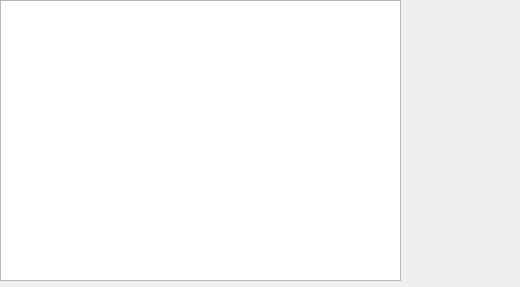
<?xml version="1.0" encoding="UTF-8"?>
<ui version="4.0">
 <class>TextlistDock</class>
 <widget class="QDockWidget" name="TextlistDock">
  <property name="geometry">
   <rect>
    <x>0</x>
    <y>0</y>
    <width>520</width>
    <height>287</height>
   </rect>
  </property>
  <property name="windowTitle">
   <string>Text</string>
  </property>
  <widget class="QWidget" name="dockWidgetContents">
   <widget class="QListView" name="listView">
    <property name="geometry">
     <rect>
      <x>0</x>
      <y>0</y>
      <width>401</width>
      <height>281</height>
     </rect>
    </property>
    <property name="verticalScrollBarPolicy">
     <enum>Qt::ScrollBarAlwaysOff</enum>
    </property>
    <property name="horizontalScrollBarPolicy">
     <enum>Qt::ScrollBarAlwaysOff</enum>
    </property>
    <property name="autoScroll">
     <bool>false</bool>
    </property>
    <property name="showDropIndicator" stdset="0">
     <bool>false</bool>
    </property>
    <property name="dragEnabled">
     <bool>true</bool>
    </property>
    <property name="dragDropMode">
     <enum>QAbstractItemView::DragDrop</enum>
    </property>
    <property name="alternatingRowColors">
     <bool>true</bool>
    </property>
    <property name="selectionMode">
     <enum>QAbstractItemView::SingleSelection</enum>
    </property>
    <property name="layoutMode">
     <enum>QListView::Batched</enum>
    </property>
    <property name="spacing">
     <number>4</number>
    </property>
    <property name="viewMode">
     <enum>QListView::IconMode</enum>
    </property>
    <property name="batchSize">
     <number>4</number>
    </property>
   </widget>
  </widget>
 </widget>
 <resources/>
 <connections/>
</ui>
